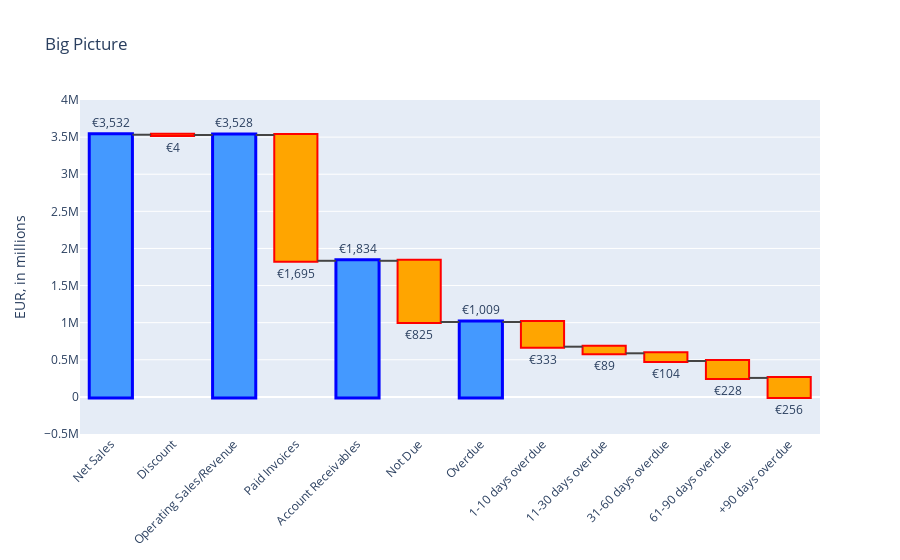

The notebook cell this image was saved under:
### Code cell
# create waterfall chart

fig = go.Figure(go.Waterfall(
    x = ['Net Sales','Discount','Operating Sales/Revenue','Paid Invoices','Account Receivables','Not Due','Overdue'
            ,'1-10 days overdue','11-30 days overdue','31-60 days overdue','61-90 days overdue','+90 days overdue'],
    measure = ["absolute", "relative", "absolute", "relative", "absolute", "relative", "absolute", "relative", "relative","relative","relative","relative"],
    y = [operating_sales_rev,-discount,net_sale,-paid,open_invoices,-not_due,total_due,-overdue_1_10d,-overdue_11_30d,-overdue_31_60d,-overdue_61_90d,-overdue_more_91d], base = 0,
    text = ["€3,532","€4" , "€3,528", "€1,695", "€1,834", "€825","€1,009","€333","€89","€104","€228","€256"],
    decreasing = {"marker":{"color":"orange", "line":{"color":"red", "width":2}}},
    textposition = "outside",
    increasing = {"marker":{"color":"Teal"}},
    totals = {"marker":{"color":"deep sky blue", "line":{"color":"blue", "width":3}}},
    # bgclor = None
))

fig.update_layout(title = "Big Picture", waterfallgap = 0.3)
fig.update_yaxes(range=[-500000, 4000000])
fig.update_yaxes(title_text='EUR, in millions')
fig.update_xaxes(tickangle=-45)
# plot_url = py.plot(fig, filename='transparent-background')
fig.show()

### Figure 1 — Plotly figure (JSON) as saved in the notebook; plotly's stock layout.template omitted (floating-point values rounded to 4 significant figures)
{"data": [{"base": 0, "decreasing": {"marker": {"color": "orange", "line": {"color": "red", "width": 2}}}, "increasing": {"marker": {"color": "Teal"}}, "measure": ["absolute", "relative", "absolute", "relative", "absolute", "relative", "absolute", "relative", "relative", "relative", "relative", "relative"], "text": ["€3,532", "€4", "€3,528", "€1,695", "€1,834", "€825", "€1,009", "€333", "€89", "€104", "€228", "€256"], "textposition": "outside", "totals": {"marker": {"color": "deep sky blue", "line": {"color": "blue", "width": 3}}}, "type": "waterfall", "x": ["Net Sales", "Discount", "Operating Sales/Revenue", "Paid Invoices", "Account Receivables", "Not Due", "Overdue", "1-10 days overdue", "11-30 days overdue", "31-60 days overdue", "61-90 days overdue", "+90 days overdue"], "y": [3532071, -3646, 3528425, -1694709, 1833716, -824715, 1009001, -332715, -89072, -103666, -227966, -255584]}], "layout": {"title": {"text": "Big Picture"}, "waterfallgap": 0.3, "xaxis": {"tickangle": -45}, "yaxis": {"range": [-500000, 4000000], "title": {"text": "EUR, in millions"}}}}
